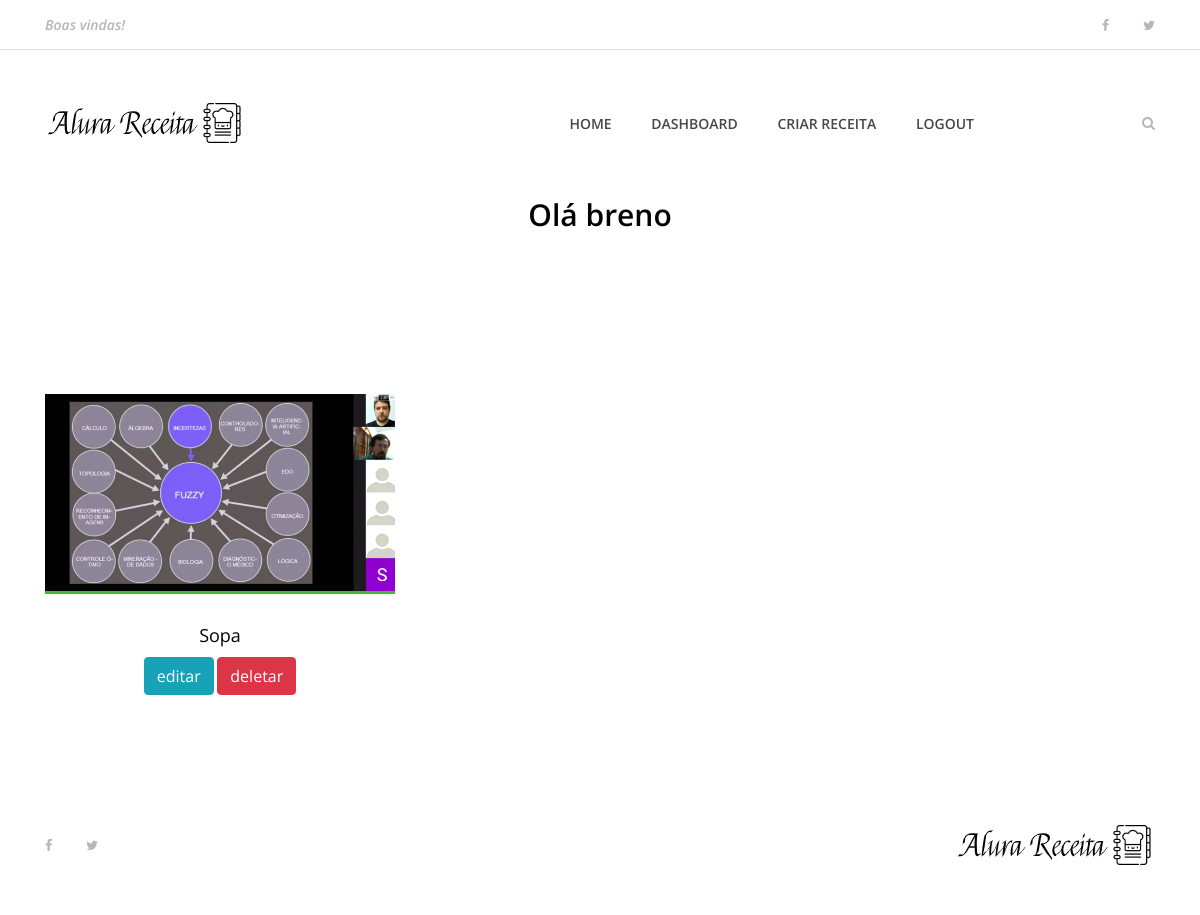
The page /dashboard (signed in) on the database its author committed.
### apps/receitas/models.py (models this page shows, shortened)
class Receita(models.Model):
    pessoa = models.ForeignKey(User, on_delete=models.CASCADE)
    nome_receita = models.CharField(max_length=200)
    ingredientes = models.TextField()
    modo_preparo = models.TextField()
    tempo_preparo = models.IntegerField()
    rendimento =  models.CharField(max_length=200)
    categoria =  models.CharField(max_length=200)
    date_receita = models.DateTimeField(default=datetime.now, blank=True)
    foto_receita =  models.ImageField(upload_to="fotos/%d/%m/%Y/", blank=True)
    publicado = models.BooleanField(default=False)

### apps/usuarios/views.py (the view)
# urls.py: path('dashboard', views.dashboard, name='dashboard'),
def dashboard(request):
    if request.user.is_authenticated:
        id = request.user.id
        receitas = Receita.objects.order_by('-date_receita').filter(pessoa=id)
        dados = {
            'receitas' : receitas
        }
        return render(request, 'usuarios/dashboard.html', dados)
    else:
        return redirect('index')

### templates/usuarios/dashboard.html (shortened to what this page needs)
{% extends 'base.html' %}
{% load static %}
{% block content %}
{% include 'partials/_menu.html'%}
<div class="contact-area section-padding-0-80">
    <div class="container">
        <div class="row">
            <div class="col-12">
                <div class="section-heading">
                    <h3>Olá {{ user.username }}</h3>
                </div>
            </div>
        </div>
    </div>
 </div>
<section class="best-receipe-area">
    <div class="container">
        <div class="row">
            {% if receitas%}
            {% for receita in receitas %}
            <div class="col-12 col-sm-6 col-lg-4">
                <div class="single-best-receipe-area mb-30">
                    {% if receita.foto_receita == '' %}
                    <img src="{% static 'img/bg-img/foto_receita.png' %}" alt="">
                    {% else %}
                    <img src="{{ receita.foto_receita.url }}" alt="">
                    {% endif %}
                    <div class="receipe-content">
                        <a href="{% url 'receita' receita.id %}">
                            <h5>{{ receita.nome_receita }}</h5>
                            <a href="{% url 'editar_receita' receita.id %}" type='button' class="btn btn-info" > editar</a>
                            <a href="{% url 'deleta_receita' receita.id %}" type='button' class="btn btn-danger" > deletar</a>
                        </a>
                    </div>
                </div>
            </div>
            {% endfor %}
            {% endif %}
        </div>
    </div>
</section>
{% include 'partials/_footer.html'%}
{% endblock %}

### alura_receitas/static/site.css (style rules this page uses)
* { margin: 0; padding: 0; }
body { font-family: "Open Sans", sans-serif; font-size: 14px; }
h1, h2, h3, h4, h5, h6 { color: #000000; line-height: 1.3; font-weight: 600; }
a, a:hover, a:focus { -webkit-transition-duration: 500ms; transition-duration: 500ms; text-decoration: none; outline: 0 solid transparent; color: #000000; font-weight: 600; font-size: 14px; color: #474747; }
img { height: auto; max-width: 100%; }
.mb-30 { margin-bottom: 30px !important; }
.section-padding-0-80 { padding-top: 0; padding-bottom: 80px; }
.section-heading { position: relative; z-index: 1; margin-bottom: 80px; text-align: center; }
.section-heading h3 { font-size: 30px; margin-bottom: 0; }
.best-receipe-area { position: relative; z-index: 1; padding-bottom: 50px; }
.single-best-receipe-area { position: relative; z-index: 1; }
.single-best-receipe-area img { border-bottom: 3px solid #40ba37; }
.single-best-receipe-area .receipe-content { padding-top: 30px; text-align: center; }
.single-best-receipe-area .receipe-content h5 { font-size: 18px; margin-bottom: 10px; font-weight: 400; -webkit-transition-duration: 500ms; transition-duration: 500ms; }

### rows shown on the page
Receita: foto_receita (picture), nome_receita "Sopa"

### other values the page prints
{{ user.username }} "breno"
